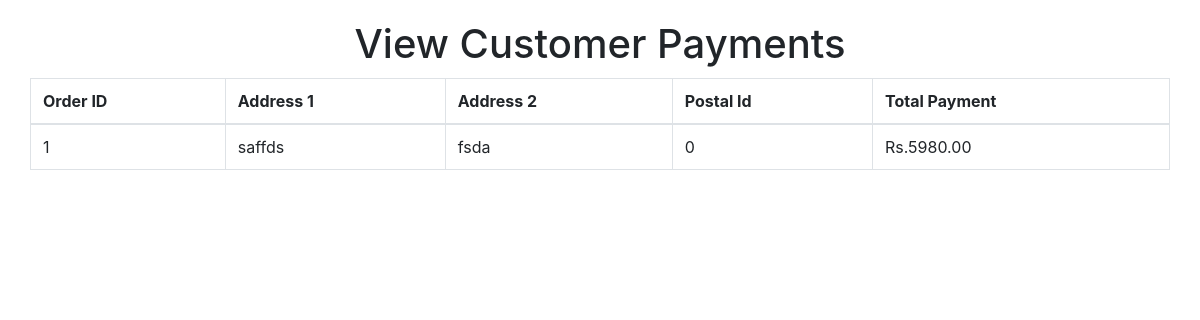
The app's page /index.php/paymentgateway/viewpayments with its own data.
### tables this page shows
CREATE TABLE `paymenttable` (
  `orderid` int(20) NOT NULL,
  `Address1` varchar(100) NOT NULL,
  `Address2` varchar(30) NOT NULL,
  `Postalid` int(11) NOT NULL,
  `Totalpayment` int(11) NOT NULL
);

### application/controllers/Paymentgateway.php (called while the page is built, shortened)
<?php
class Paymentgateway extends CI_Controller {
	public function viewpayments()
	{
		$this->load->model('Paymentmodel');
		$data['paymentdetails'] = $this->Paymentmodel->viewpayments();
		$this->load->view('payments',$data);
	}
	}

### index.php (called while the page is built, shortened)
<?php
require_once BASEPATH.'core/CodeIgniter.php';

### application/models/Paymentmodel.php (called while the page is built, shortened)
<?php
class Paymentmodel extends CI_Model {
    public function viewpayments()
    {
        $query = $this->db->get('paymenttable');
        return $query->result_array();
    }
}

### application/views/payments.php (the view, shortened to what this page needs)
<link rel="stylesheet" href="https://stackpath.bootstrapcdn.com/bootstrap/4.3.1/css/bootstrap.min.css">
<h1 style="text-align: center; margin-top: 20px"> View Customer Payments </h1>
<table class="table table-hover table-bordered container" style="margin-top: 10px">
<thead>
  <tr>
    <th scope="col">Order ID</th>
    <th scope="col">Address 1</th>
    <th scope="col">Address 2</th>
    <th scope="col">Postal Id</th>
    <th scope="col">Total Payment</th>
  </tr>
</thead>
<tbody>
<?php
    foreach ($paymentdetails as $key => $value){
        echo '<tr><td>'.$value['orderid'].'</td>
        <td>'.$value['Address1'].'</td>
        <td>'.$value['Address2'].'</td>
        <td>'.$value['Postalid'].'</td>
        <td>Rs.'.$value['Totalpayment'].'.00</td>';
    }
?>
  </tbody>
</table>

### records on screen
paymenttable: orderid "1", Address1 "saffds", Address2 "fsda", Postalid "0", Totalpayment "5980"
